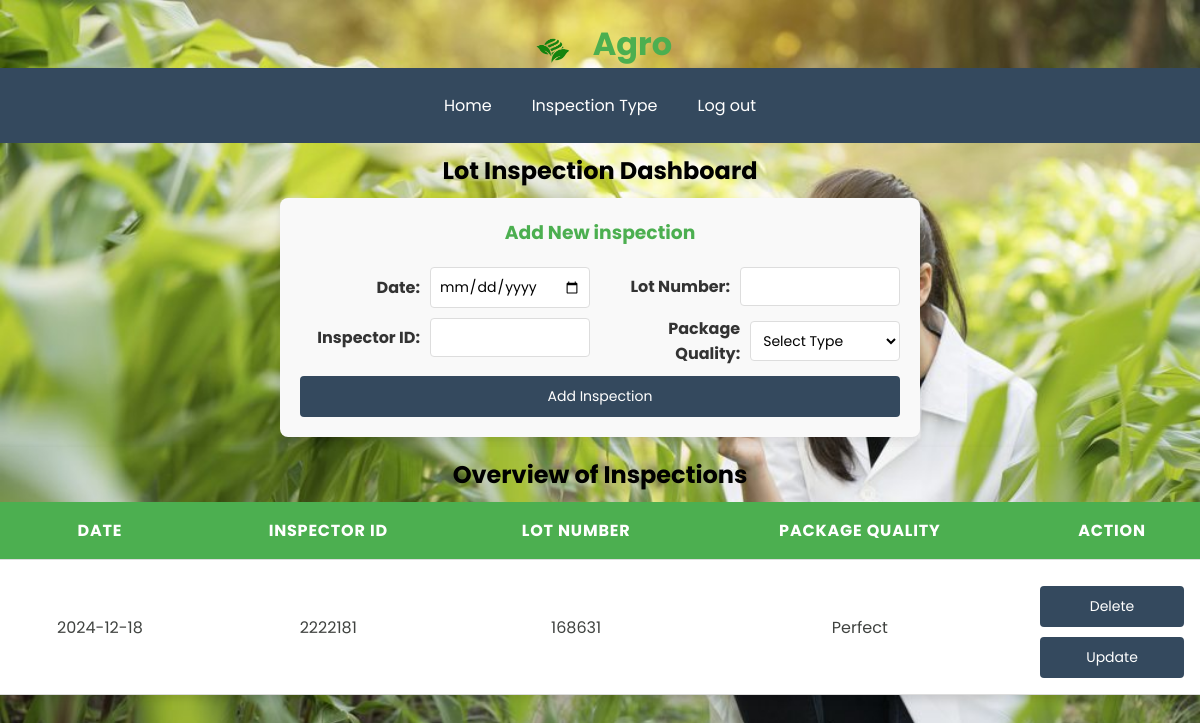
The app's page /lot_inspection.php with its own data.
### tables this page shows
CREATE TABLE `tbllotinspection` (
  `Inspector ID` int(7) NOT NULL,
  `Lot Number` int(7) NOT NULL,
  `Date` date NOT NULL,
  `Package Quality Grade` text NOT NULL
);

### lot_inspection.php (the view, shortened to what this page needs)
<?php
$host = "localhost";
$user = "root";
$pass = "";
$db = "crud";
$conn = new mysqli($host, $user, $pass, $db);
$sql = "SELECT * FROM tbllotinspection";
$result = $conn->query($sql);
?>
<!DOCTYPE html>
<html lang="en">
<head>
    <link rel="stylesheet" href="inspection_style.css">
</head>
<body>
    <header>
        <h1>
            <img src="logo.png" alt="Agro Logo" class="logo-img"> Agro
        </h1>
    </header>
    <nav class="nav">
        <ul>
            <li><a href="inspector.php">Home</a></li>
            <li>
                <a href="#">Inspection Type</a>
            </li>
            <li><a href="login.html">Log out</a></li>
        </ul>
    </nav>
    <div class="dashboard">
        <h2>Lot Inspection Dashboard</h2>
        <div class="inspection-filters">
            <h3>Add New inspection</h3>
            <form action="" method="POST">
            <div class="form-group">
                <div class="left-column">
                    <div class="input-row">
                        <label for="inspectionDate">Date:</label>
                        <input type="date" id="inspectionDate" name="inspectionDate">
                    </div>
                    <div class="input-row">
                        <label for="inspectorID">Inspector ID:</label>
                        <input type="text" id="inspectorID" name="inspectorID">
                    </div>
                </div>
                <div class="right-column">
                    <div class="input-row">
                        <label for="lotNumber">Lot Number:</label>
                        <input type="text" id="lotNumber" name="lotNumber">
                    </div>
                    <div class="input-row">
                        <label for="packageQualityGrade">Package Quality:</label>
                            <select id="packageQualityGrade" name="packageQualityGrade" required>
                                <option disabled selected>Select Type</option>
                            </select>
                    </div>
                </div>
            </div>
            <button class="btn" type="submit">Add Inspection</button>
            </form>
        </div>
        <div class="table-container">
            <h2>Overview of Inspections</h2>
            <table id="inspectionTable">
                <thead>
                    <tr>
                        <th>Date</th>
                        <th>Inspector ID</th>
                        <th>Lot Number</th>
                        <th>Package Quality</th>
                        <th>Action</th>
                    </tr>
                </thead>
                <tbody id="inspectionTableBody">
                    <?php if ($result->num_rows > 0): ?>
                        <?php while ($row = $result->fetch_assoc()): ?>
                            <tr>
                                <td><?php echo htmlspecialchars($row['Date']); ?></td>
                                <td><?php echo htmlspecialchars($row['Inspector ID']); ?></td>
                                <td><?php echo htmlspecialchars($row['Lot Number']); ?></td>
                                <td><?php echo htmlspecialchars($row['Package Quality Grade']); ?></td>
                                <td>
                                    <form method="POST" action="lot_inspection_delete.php">
                                        <button type="submit" name="delete" class="btn"><i class="fa fa-trash" aria-hidden="true"></i> Delete</button>
                                    </form>
                                    <form method="GET" action="lot_inspection_update.php">
                                        <button type="submit" name="update" class="btn"><i class="fas fa-edit" aria-hidden="true"></i> Update</button>
                                    </form>
                            </tr>
                        <?php endwhile; ?>
                    <?php else: ?>
                        <tr>
                            <td colspan="5">No records found</td>
                        </tr>
                    <?php endif; ?>
                </tbody>
            </table>
        </div>
    </body>
</html>

### inspection_style.css (style rules this page uses)
* { padding: 0; margin: 0; box-sizing: border-box; font-family: 'Poppins', sans-serif; }
body { background-image: url('farm_inspector.jpg'); background-size: cover; background-position: center; background-attachment: fixed; color: white; }
.dashboard { text-align: center; text-decoration-color: #000; }
.dashboard h2, .dashboard p { color: #000; margin: 10px; }
header h1 { text-align: center; color: #4CAF50; margin-top: 20px; }
.logo-img { width: 50px; vertical-align: middle; margin-right: 8px; }
.nav { background: #34495e; padding: 10px; display: flex; justify-content: center; position: sticky; top: 0; z-index: 100; }
.nav ul { list-style: none; display: flex; justify-content: center; }
.nav ul li { display: inline-block; position: relative; }
.nav ul li a { display: block; color: #FFF; text-decoration: none; padding: 15px 20px; transition: background-color 0.3s ease; }
.inspection-filters label { color: #010101; }
.inspection-filters { max-width: 640px; margin: 10px auto; padding: 20px; background-color: #f9f9f9; border-radius: 8px; box-shadow: 0px 4px 8px rgba(0, 0, 0, 0.1); }
.inspection-filters h3 { text-align: center; color: #4CAF50; margin-bottom: 20px; }
.form-group { display: flex; gap: 20px; }
.left-column, .right-column { flex: 1; display: flex; flex-direction: column; gap: 10px; }
.input-row { display: flex; align-items: center; gap: 10px; }
.input-row label { font-weight: bold; color: #333; min-width: 120px; text-align: right; }
.inspection-filters label { font-weight: bold; color: #333; }
.inspection-filters input, .inspection-filters select { padding: 8px; font-size: 14px; border: 1px solid #ddd; border-radius: 4px; width: 160px; background-color: #fff; }
.btn { display: inline-block; width: 100%; margin-top: 10px; padding: 10px; font-size: 14px; color: #fff; background-color: #34495e; border: none; border-radius: 4px; cursor: pointer; text-align: center; transition: background-color 0.3s ease; }
.table-container { overflow-x: auto; text-align: center; box-shadow: 0 4px 8px rgba(0, 0, 0, 0.1); }
table { width: 100%; border-collapse: collapse; font-family: Arial, sans-serif; background-color: #ffffff; }
thead { background-color: #4CAF50; color: #ffffff; text-transform: uppercase; font-weight: bold; letter-spacing: 0.05em; }
th { padding: 1rem; text-align: center; border-bottom: 1px solid #ddd; }
td { padding: 1rem; text-align: center; border-bottom: 1px solid #ddd; color: #404340; }
tbody tr { transition: background-color 0.3s ease; }

### records on screen
tbllotinspection: Date "2024-12-18", Inspector ID "2222181", Lot Number "168631", Package Quality Grade "Perfect"
